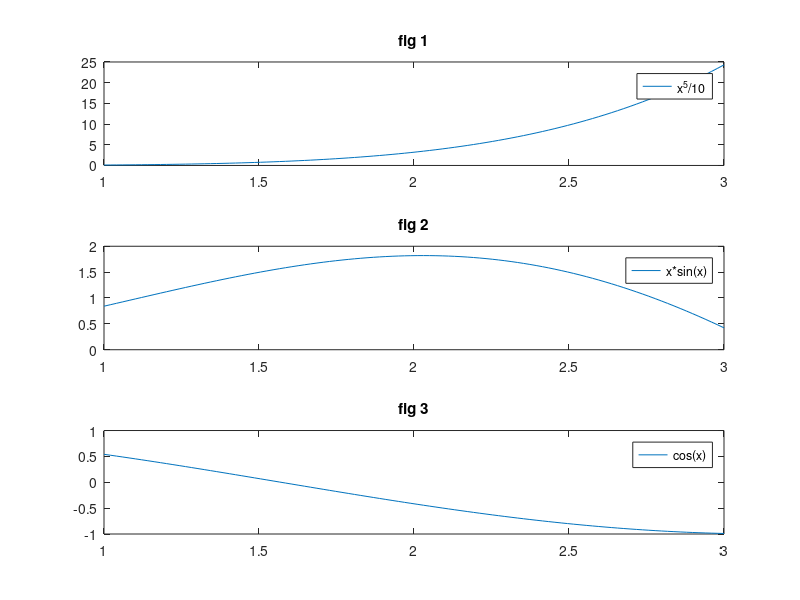

This chart was generated by the following MATLAB code:
subplot(3,1,1)
x=linspace(1,3);
y1=x.^5/10;
plot(x,y1)
title('fig 1')
legend('x^{5}/10')

subplot(3,1,2)
y2=x.*sin(x);
plot(x, y2)
title('fig 2')
legend('x*sin(x)')

subplot(3,1,3)
y3=cos(x);
plot(x,y3)
title('fig 3')
legend('cos(x)')